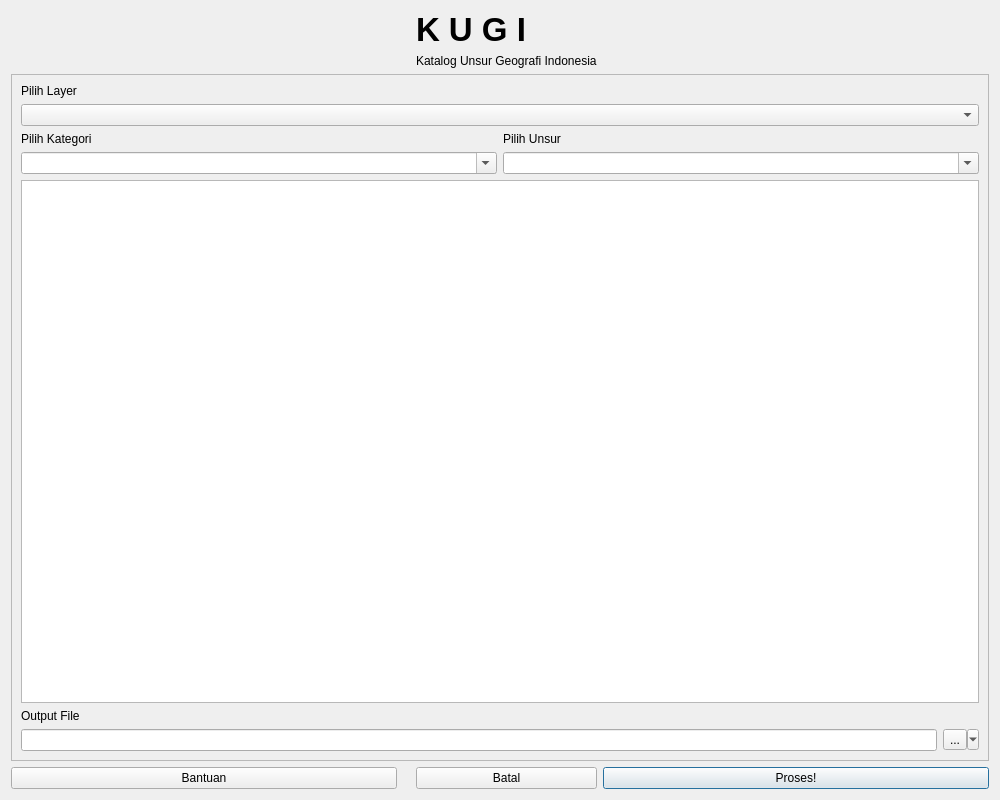
<?xml version="1.0" encoding="UTF-8"?>
<ui version="4.0">
 <class>kugiDialogBase</class>
 <widget class="QDialog" name="kugiDialogBase">
  <property name="geometry">
   <rect>
    <x>0</x>
    <y>0</y>
    <width>1000</width>
    <height>800</height>
   </rect>
  </property>
  <property name="windowTitle">
   <string>KUGI</string>
  </property>
  <layout class="QGridLayout" name="gridLayout_2">
   <item row="3" column="3">
    <widget class="QPushButton" name="runButton">
     <property name="text">
      <string>Proses!</string>
     </property>
    </widget>
   </item>
   <item row="0" column="2">
    <layout class="QGridLayout" name="gridLayout_3">
     <item row="0" column="0">
      <widget class="QLabel" name="kugi">
       <property name="font">
        <font>
         <pointsize>25</pointsize>
         <weight>75</weight>
         <bold>true</bold>
        </font>
       </property>
       <property name="text">
        <string>K U G I</string>
       </property>
      </widget>
     </item>
     <item row="1" column="0">
      <widget class="QLabel" name="katalog">
       <property name="text">
        <string>Katalog Unsur Geografi Indonesia</string>
       </property>
      </widget>
     </item>
    </layout>
   </item>
   <item row="2" column="0" colspan="4">
    <widget class="QFrame" name="frame">
     <property name="frameShape">
      <enum>QFrame::StyledPanel</enum>
     </property>
     <property name="frameShadow">
      <enum>QFrame::Raised</enum>
     </property>
     <layout class="QGridLayout" name="gridLayout_4">
      <item row="0" column="0">
       <layout class="QGridLayout" name="gridLayout">
        <item row="0" column="0">
         <layout class="QVBoxLayout" name="verticalLayout_3">
          <item>
           <widget class="QLabel" name="inputLabel">
            <property name="text">
             <string>Pilih Layer</string>
            </property>
           </widget>
          </item>
          <item>
           <widget class="QgsMapLayerComboBox" name="inputCombo"/>
          </item>
         </layout>
        </item>
        <item row="4" column="0">
         <layout class="QHBoxLayout" name="horizontalLayout_3">
          <item>
           <widget class="QLineEdit" name="saveEdit">
            <property name="sizePolicy">
             <sizepolicy hsizetype="Expanding" vsizetype="Fixed">
              <horstretch>5</horstretch>
              <verstretch>0</verstretch>
             </sizepolicy>
            </property>
           </widget>
          </item>
          <item>
           <widget class="QToolButton" name="outputButton">
            <property name="text">
             <string>...</string>
            </property>
            <property name="popupMode">
             <enum>QToolButton::MenuButtonPopup</enum>
            </property>
           </widget>
          </item>
         </layout>
        </item>
        <item row="2" column="0">
         <layout class="QHBoxLayout" name="horizontalLayout_2">
          <item>
           <widget class="QComboBox" name="kategoriCombo">
            <property name="editable">
             <bool>true</bool>
            </property>
           </widget>
          </item>
          <item>
           <widget class="QComboBox" name="unsurCombo">
            <property name="editable">
             <bool>true</bool>
            </property>
           </widget>
          </item>
         </layout>
        </item>
        <item row="3" column="0">
         <layout class="QVBoxLayout" name="verticalLayout_2">
          <item>
           <layout class="QHBoxLayout" name="horizontalLayout_4">
            <item>
             <widget class="QTableWidget" name="fieldTable"/>
            </item>
           </layout>
          </item>
          <item>
           <widget class="QLabel" name="label">
            <property name="text">
             <string>Output File</string>
            </property>
           </widget>
          </item>
         </layout>
        </item>
        <item row="1" column="0">
         <layout class="QHBoxLayout" name="horizontalLayout">
          <item>
           <widget class="QLabel" name="kategoriLabel">
            <property name="text">
             <string>Pilih Kategori</string>
            </property>
           </widget>
          </item>
          <item>
           <widget class="QLabel" name="unsurLabel">
            <property name="text">
             <string>Pilih Unsur</string>
            </property>
           </widget>
          </item>
         </layout>
        </item>
       </layout>
      </item>
     </layout>
    </widget>
   </item>
   <item row="0" column="3">
    <spacer name="horizontalSpacer_2">
     <property name="orientation">
      <enum>Qt::Horizontal</enum>
     </property>
     <property name="sizeHint" stdset="0">
      <size>
       <width>40</width>
       <height>20</height>
      </size>
     </property>
    </spacer>
   </item>
   <item row="3" column="0">
    <widget class="QPushButton" name="helpButton">
     <property name="text">
      <string>Bantuan</string>
     </property>
    </widget>
   </item>
   <item row="0" column="0">
    <spacer name="horizontalSpacer">
     <property name="orientation">
      <enum>Qt::Horizontal</enum>
     </property>
     <property name="sizeHint" stdset="0">
      <size>
       <width>40</width>
       <height>20</height>
      </size>
     </property>
    </spacer>
   </item>
   <item row="3" column="2">
    <widget class="QPushButton" name="cancelButton">
     <property name="text">
      <string>Batal</string>
     </property>
    </widget>
   </item>
   <item row="0" column="1">
    <widget class="QLabel" name="logo">
     <property name="layoutDirection">
      <enum>Qt::RightToLeft</enum>
     </property>
     <property name="text">
      <string/>
     </property>
     <property name="pixmap">
      <pixmap>image/big.png</pixmap>
     </property>
    </widget>
   </item>
  </layout>
 </widget>
 <customwidgets>
  <customwidget>
   <class>QgsMapLayerComboBox</class>
   <extends>QComboBox</extends>
   <header>qgsmaplayercombobox.h</header>
  </customwidget>
 </customwidgets>
 <resources/>
 <connections/>
</ui>
